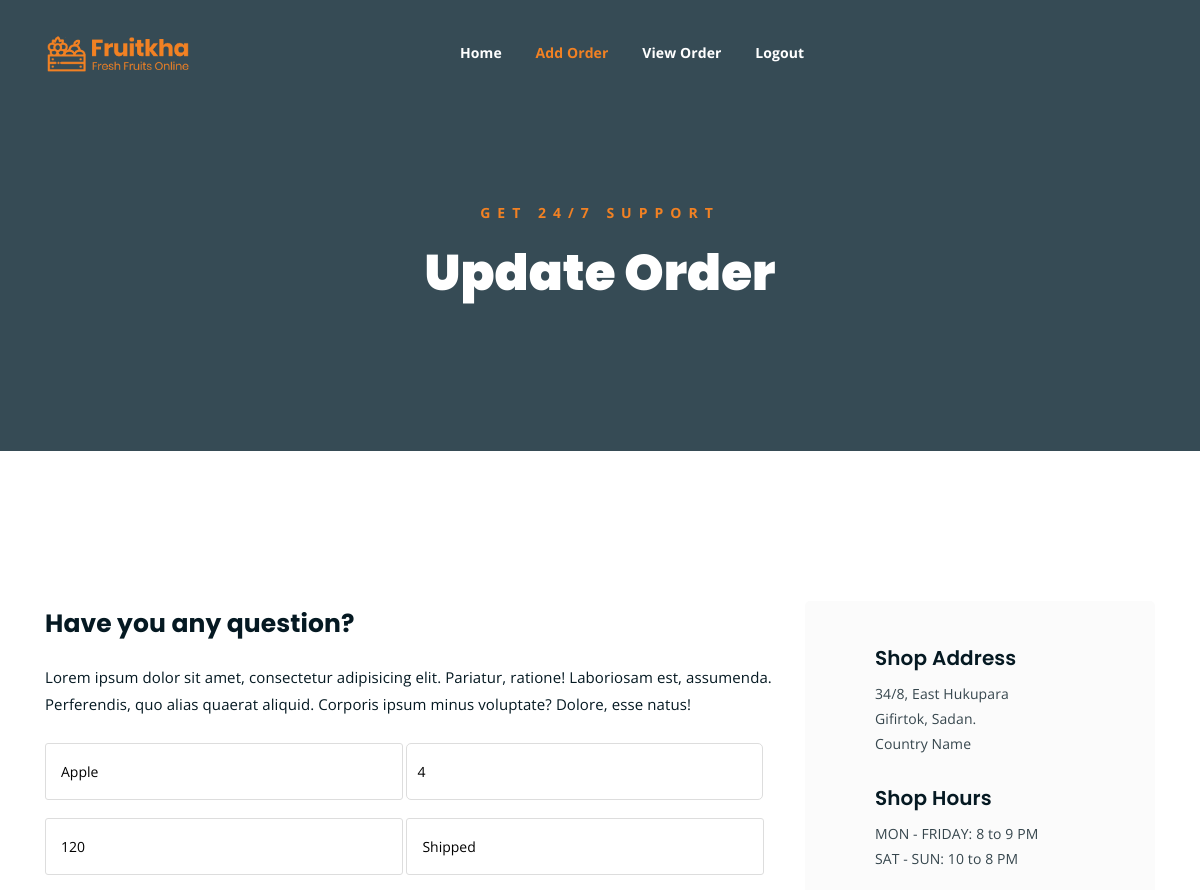
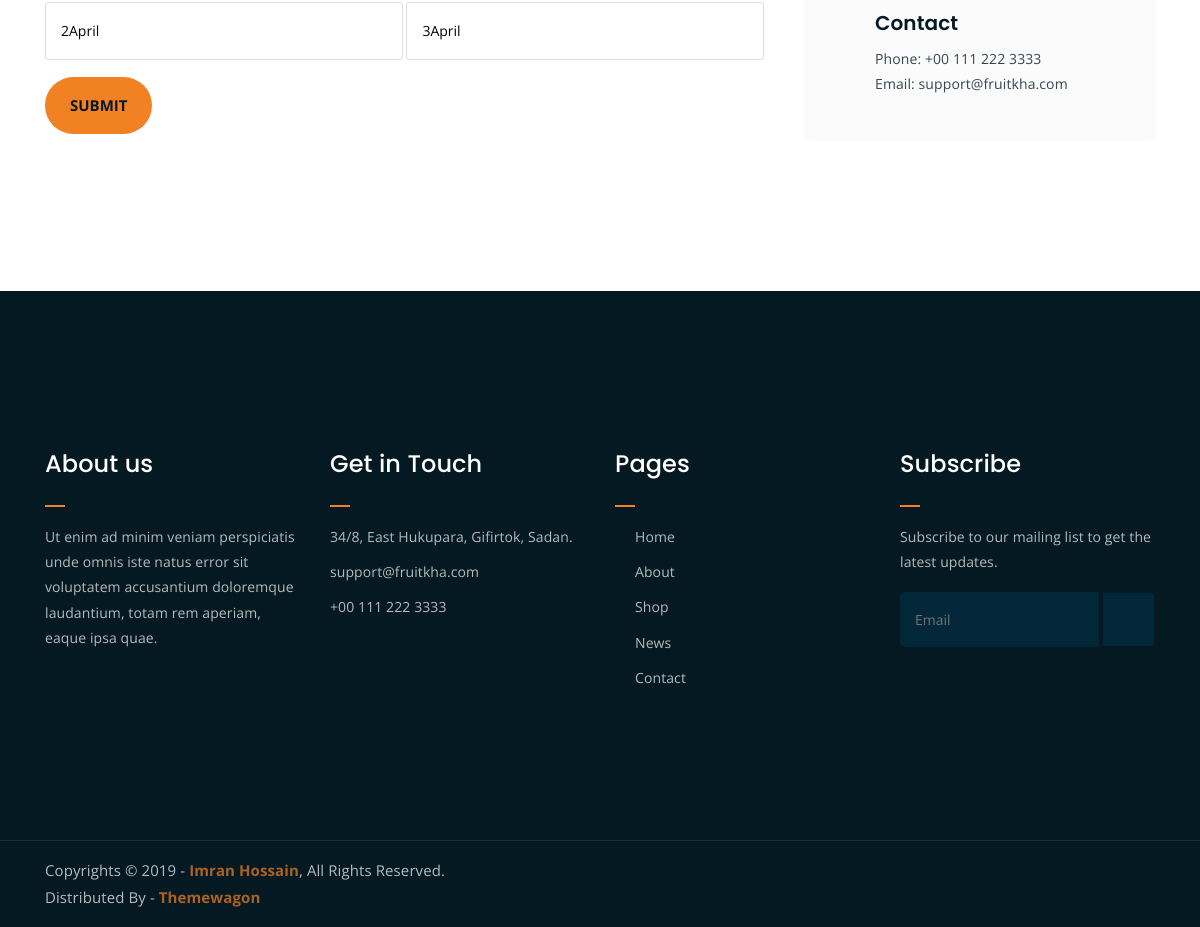
Screenshot of /Update_order/1/ with the database file from the repository (2 pictures, top to bottom).
### UserApp/models.py (models this page shows)
class orderDB(models.Model):
    Name = models.CharField(max_length=100, null=True, blank=True)
    Quantity = models.IntegerField(max_length=100, null=True, blank=True)
    Amount = models.IntegerField(max_length=100, null=True, blank=True)
    Status = models.CharField(max_length=200, null=True, blank=True)
    CreatedAt = models.CharField(max_length=100, null=True, blank=True)
    UpdatedAt = models.CharField(max_length=100, null=True, blank=True)

### UserApp/views.py (the view)
# urls.py: path("Update_order/<int:order_id>/", views.Update_order, name="Update_order"),
def Update_order(request, order_id):
    order = orderDB.objects.get(id=order_id)
    return render(request, "Update_order.html", {'order': order})

### UserApp/Templates/Update_order.html (shortened to what this page needs)
<!DOCTYPE html>
{% load static %}
<html lang="en">
<head>
	<link rel="stylesheet" href="{% static 'assets/css/all.min.css' %}">
	<link rel="stylesheet" href="{% static 'assets/bootstrap/css/bootstrap.min.css' %}">
	<link rel="stylesheet" href="{% static 'assets/css/owl.carousel.css' %}">
	<link rel="stylesheet" href="{% static 'assets/css/magnific-popup.css' %}">
	<link rel="stylesheet" href="{% static 'assets/css/animate.css' %}">
	<link rel="stylesheet" href="{% static 'assets/css/meanmenu.min.css' %}">
	<link rel="stylesheet" href="{% static 'assets/css/main.css' %}">
	<link rel="stylesheet" href="{% static 'assets/css/responsive.css' %}">
</head>
<body>
	<div class="top-header-area" id="sticker">
		<div class="container">
			<div class="row">
				<div class="col-lg-12 col-sm-12 text-center">
					<div class="main-menu-wrap">
						<div class="site-logo">
							<a href="index.html">
								<img src="{% static 'assets/img/logo.png' %}" alt="">
							</a>
						</div>
						<nav class="main-menu">
							<ul>
								<li><a href="{% url 'Home' %}">Home</a></li>
								<li class="current-list-item"><a href="{% url 'Add_order' %}">Add Order</a></li>
								<li><a href="{% url 'View_orders' %}">View Order</a></li>
								<li><a href="{% url 'Log_out' %}">Logout</a></li>
								<li>
									<div class="header-icons">
										<a class="shopping-cart" href="cart.html"><i class="fas fa-shopping-cart"></i></a>
										<a class="mobile-hide search-bar-icon" href="#"><i class="fas fa-search"></i></a>
									</div>
								</li>
							</ul>
						</nav>
					</div>
				</div>
			</div>
		</div>
	</div>
	<div class="breadcrumb-section breadcrumb-bg">
		<div class="container">
			<div class="row">
				<div class="col-lg-8 offset-lg-2 text-center">
					<div class="breadcrumb-text">
						<p>Get 24/7 Support</p>
						<h1>Update Order</h1>
					</div>
				</div>
			</div>
		</div>
	</div>
	<div class="contact-from-section mt-150 mb-150">
		<div class="container">
			<div class="row">
				<div class="col-lg-8 mb-5 mb-lg-0">
					<div class="form-title">
						<h2>Have you any question?</h2>
						<p>Lorem ipsum dolor sit amet, consectetur adipisicing elit. Pariatur, ratione! Laboriosam est, assumenda. Perferendis, quo alias quaerat aliquid. Corporis ipsum minus voluptate? Dolore, esse natus!</p>
					</div>
					<div class="contact-form">
						<form method="post" id="fruitkha-contact" onSubmit="return valid_datas( this );" action="{% url 'Update_orderdetails' order_id=order.id %}">
							<p>
								<input type="text" placeholder="Item Name" name="name" id="name" value="{{order.Name}}">
								<input type="number" placeholder="Quantity" min="1" name="quantity" value="{{order.Quantity}}" id="quantity" style="height: 57px; width: 357px">
							</p>
							<p style="margin-top: -15px">
								<input type="text" placeholder="Total Amount" name="amount" id="amount" value="{{order.Amount}}">
								<input type="text" placeholder="Order status" name="status" id="status" value="{{order.Status}}">
							</p>
							<p>
								<input type="text" placeholder="Created At" name="create" id="create" value="{{order.CreatedAt}}">
								<input type="text" placeholder="Updated At" name="update" id="update" value="{{order.UpdatedAt}}">
							</p>
							<p><input type="submit" value="Submit"></p>
						</form>
					</div>
				</div>
				<div class="col-lg-4">
					<div class="contact-form-wrap">
						<div class="contact-form-box">
							<h4><i class="fas fa-map"></i> Shop Address</h4>
							<p>34/8, East Hukupara <br> Gifirtok, Sadan. <br> Country Name</p>
						</div>
						<div class="contact-form-box">
							<h4><i class="far fa-clock"></i> Shop Hours</h4>
							<p>MON - FRIDAY: 8 to 9 PM <br> SAT - SUN: 10 to 8 PM </p>
						</div>
						<div class="contact-form-box">
							<h4><i class="fas fa-address-book"></i> Contact</h4>
							<p>Phone: +00 111 222 3333 <br> Email: support@fruitkha.com</p>
						</div>
					</div>
				</div>
			</div>
		</div>
	</div>
	<div class="footer-area">
		<div class="container">
			<div class="row">
				<div class="col-lg-3 col-md-6">
					<div class="footer-box about-widget">
						<h2 class="widget-title">About us</h2>
						<p>Ut enim ad minim veniam perspiciatis unde omnis iste natus error sit voluptatem accusantium doloremque laudantium, totam rem aperiam, eaque ipsa quae.</p>
					</div>
				</div>
				<div class="col-lg-3 col-md-6">
					<div class="footer-box get-in-touch">
						<h2 class="widget-title">Get in Touch</h2>
						<ul>
							<li>34/8, East Hukupara, Gifirtok, Sadan.</li>
							<li>support@fruitkha.com</li>
							<li>+00 111 222 3333</li>
						</ul>
					</div>
				</div>
				<div class="col-lg-3 col-md-6">
					<div class="footer-box pages">
						<h2 class="widget-title">Pages</h2>
						<ul>
							<li><a href="index.html">Home</a></li>
							<li><a href="about.html">About</a></li>
							<li><a href="services.html">Shop</a></li>
							<li><a href="news.html">News</a></li>
							<li><a href="contact.html">Contact</a></li>
						</ul>
					</div>
				</div>
				<div class="col-lg-3 col-md-6">
					<div class="footer-box subscribe">
						<h2 class="widget-title">Subscribe</h2>
						<p>Subscribe to our mailing list to get the latest updates.</p>
						<form action="index.html">
							<input type="email" placeholder="Email">
							<button type="submit"><i class="fas fa-paper-plane"></i></button>
						</form>
					</div>
				</div>
			</div>
		</div>
	</div>
	<div class="copyright">
		<div class="container">
			<div class="row">
				<div class="col-lg-6 col-md-12">
					<p>Copyrights &copy; 2019 - <a href="https://imransdesign.com/">Imran Hossain</a>,  All Rights Reserved.<br>
						Distributed By - <a href="https://themewagon.com/">Themewagon</a>
					</p>
				</div>
				<div class="col-lg-6 text-right col-md-12">
					<div class="social-icons">
						<ul>
							<li><a href="#" target="_blank"><i class="fab fa-facebook-f"></i></a></li>
							<li><a href="#" target="_blank"><i class="fab fa-twitter"></i></a></li>
							<li><a href="#" target="_blank"><i class="fab fa-instagram"></i></a></li>
							<li><a href="#" target="_blank"><i class="fab fa-linkedin"></i></a></li>
							<li><a href="#" target="_blank"><i class="fab fa-dribbble"></i></a></li>
						</ul>
					</div>
				</div>
			</div>
		</div>
	</div>
</body>
</html>

### UserApp/static/assets/css/responsive.css (style rules this page uses)
@media only screen and (min-width: 992px) and (max-width: 1200px) { .contact-form-box h4 i { left: -20%; } }

### rows the page displays
orderDB: name "Apple", quantity "4", amount "120", status "Shipped", create "2April", update "3April"
